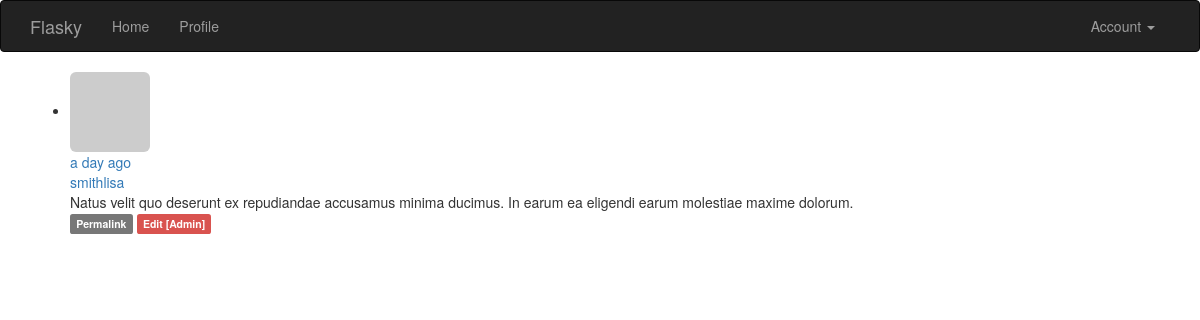
The page /post/90 (signed in) on the database its author committed.
### app/models.py (models this page shows, shortened)
class Post(db.Model):
    __tablename__ = 'posts'
    id = db.Column(db.Integer, primary_key=True)
    body = db.Column(db.Text)
    timestamp = db.Column(db.DateTime, index=True, default=datetime.utcnow)
    author_id = db.Column(db.Integer, db.ForeignKey('users.id'))
    body_html = db.Column(db.Text)

class User(UserMixin, db.Model):
    __tablename__ = 'users'
    id = db.Column(db.Integer, primary_key=True)
    email = db.Column(db.String(64), unique=True, index=True)
    username = db.Column(db.String(64), unique=True, index=True)
    role_id = db.Column(db.Integer, db.ForeignKey('roles.id'))
    password_hash = db.Column(db.String(128))
    confirmed = db.Column(db.Boolean, default=False)
    name = db.Column(db.String(64))
    location = db.Column(db.String(64))
    about_me = db.Column(db.Text())
    member_since = db.Column(db.DateTime(), default=datetime.utcnow)
    last_seen = db.Column(db.DateTime(), default=datetime.utcnow)
    avatar_hash = db.Column(db.String(32))
    posts = db.relationship('Post', backref='author', lazy='dynamic')
    @property
    def password(self):
        raise AttributeError('password is not a readable attribute')
    def can(self, permissions):
        return self.role is not None and \
               (self.role.permissions & permissions) == permissions
    def is_administrator(self):
        return self.can(Permission.ADMINISTER)
    def ping(self):
        self.last_seen = datetime.utcnow()
        db.session.add(self)
    def gravatar(self, size=100, default='identicon', rating='g'):
        if request.is_secure:
            url = 'https://secure.gravatar.com/avatar'
        else:
            url = 'http://www.gravatar.com/avatar'
        hash = self.avatar_hash or hashlib.md5(
            self.email.encode('utf-8')).hexdigest()
        return '{url}/{hash}?s={size}&d={default}&r={rating}'.format(
            url=url, hash=hash, size=size, default=default, rating=rating)

### app/main/views.py (the view)
@main.route('/post/<int:id>')
def post(id):
    post = Post.query.get_or_404(id)
    return render_template('post.html', posts=[post])

### app/auth/views.py (called while the page is built)
@auth.before_app_request
def before_request():
    if current_user.is_authenticated:
        current_user.ping()
        if not current_user.confirmed \
                and request.endpoint[:5] != 'auth.':
            return redirect(url_for('auth.unconfirmed'))

### app/main/__init__.py (called while the page is built)
@main.app_context_processor
def inject_permissions():
    return dict(Permission=Permission)

### app/models.py (called while the page is built)
@login_manager.user_loader
def load_user(user_id):
    return User.query.get(int(user_id))

### app/templates/post.html (shortened to what this page needs)
{% extends "base.html" %}
{% block page_content %}
{% include "_posts.html" %}
{% endblock %}

### app/templates/_posts.html
<ul class="posts">
    {% for post in posts %}
    <li class="post">
        <div class="post-thumbnail">
            <a href="{{ url_for('.user', username=post.author.username) }}">
                <img class="img-rounded profile-thumbnail"
                     src="{{ post.author.gravatar(size=40) }}"
            </a>
        </div>
        <div class="page-content">
            <div class="post-date">{{ moment(post.timestamp).fromNow() }}</div>
            <div class="post-author">
                <a href="{{ url_for('.user', username=post.author.username) }}">
                    {{ post.author.username }}
                </a>
            </div>
            <div class="post-body">
                {% if post.body_html %}
                {{ post.body_html | safe }}
                {% else %}
                {{ post.body }}
                {% endif %}
            </div>
            <div class="post-footer">
                <a href="{{ url_for('.post', id=post.id) }}">
                    <span class="label label-default">Permalink</span>
                </a>
                {% if current_user == post.author %}
                <a href="{{ url_for('.edit', id=post.id) }}">
                    <span class="label label-primary">Edit</span>
                </a>
                {% elif current_user.is_administrator() %}
                <a href="{{ url_for('.edit', id=post.id) }}">
                    <span class="label label-danger">Edit [Admin]</span>
                </a>
                {% endif %}
            </div>
        </div>
    </li>
    {% endfor %}
</ul>

### rows shown on the page
Post: timestamp "a day ago", author.username "smithlisa", body "Natus velit quo deserunt ex repudiandae accusamus minima ducimus. In earum ea eligendi earum molestiae maxime dolorum."
